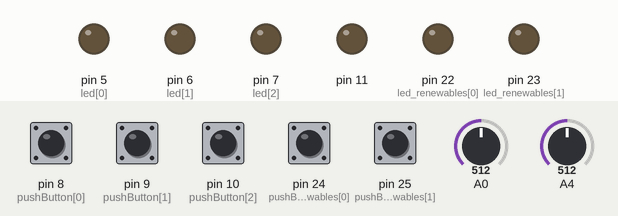
Recording of a sketch running on a simulated Arduino Mega 2560, built with avr-gcc and run on an emulated ATmega2560. Shown: output pins drawn as LEDs (lit = HIGH). Dashed ring = blinking. The test bench sets the inputs (shaded band); at power-on: pin 8 (pushButton[0]), pin 9 (pushButton[1]), pin 10 (pushButton[2]), pin 24 (pushButton_Renewables[0]), pin 25 (pushButton_Renewables[1]) HIGH, A0 = 512, A4 = 512. Pins used as bus, display or sensor lines are not drawn; what the sketch prints to the serial monitor is not drawn.

Above: at 1.2 s.
1.3 s: pin 8 (pushButton[0]) pulled LOW for 0.15 s
At 1.5 s:
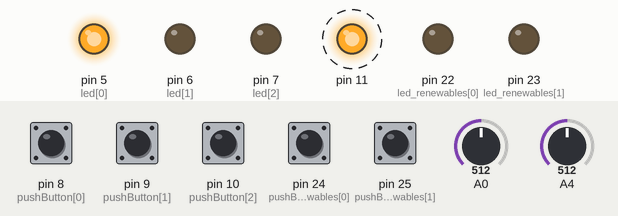
4.3 s: pin 9 (pushButton[1]) pulled LOW for 1 s
At 5.53 s:
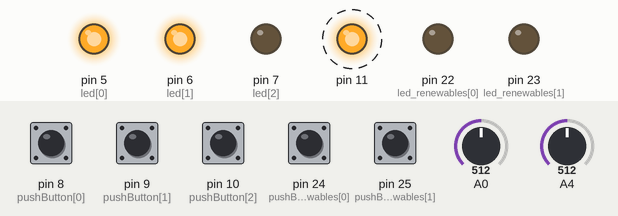
7.3 s: pin 10 (pushButton[2]) pulled LOW for 1 s
At 8.56 s:
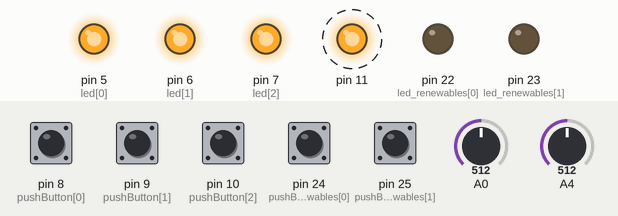
10.3 s: pin 24 (pushButton_Renewables[0]) pulled LOW for 1 s
At 11.57 s:
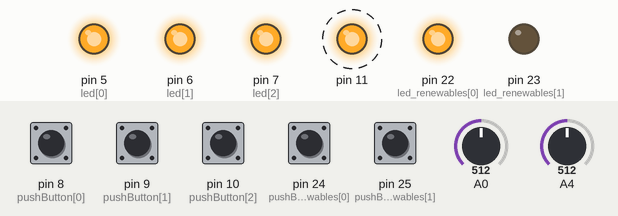
13.3 s: pin 25 (pushButton_Renewables[1]) pulled LOW for 0.15 s
At 13.58 s:
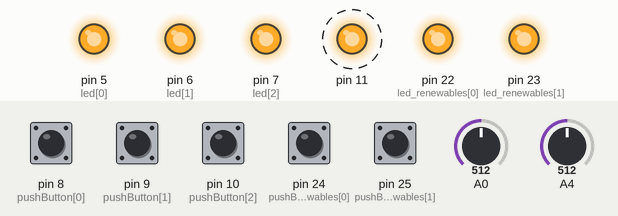
16.3 s: pin 9 (pushButton[1]) pulled LOW for 0.15 s
At 16.58 s:
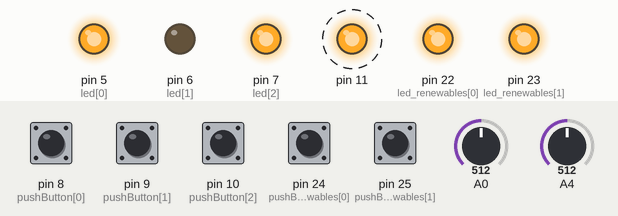
Timing chart, 0 to 20.3 s (numbered marks = the images above; inputs shaded):
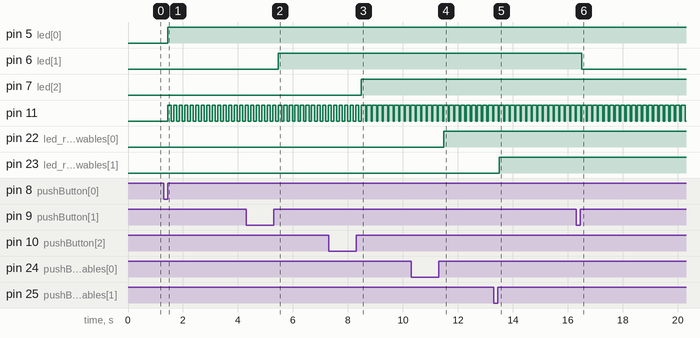

Measured:
- after the input at 1.3 s, pin 5 (led[0]): LOW → HIGH after 0.15 s; pin 11: alternates HIGH for 0.11 s and LOW for 0.09 s, starting after 0.15 s
- after the input at 4.3 s, pin 6 (led[1]): LOW → HIGH after 1.2 s
- after the input at 7.3 s, pin 7 (led[2]): LOW → HIGH after 1.2 s
- after the input at 10.3 s, pin 22 (led_renewables[0]): LOW → HIGH after 1.2 s
- after the input at 13.3 s, pin 23 (led_renewables[1]): LOW → HIGH after 0.20 s
- after the input at 16.3 s, pin 6 (led[1]): HIGH → LOW after 0.21 s

The sketch:

Interactive_Load_Switch_FSM.ino
```cpp
const int pushButton[3]= {8,9,10};
const int pushButton_Renewables[2]= {24,25};
const int led[3] = {5,6,7};
const int led_renewables[2] = {22,23};
const int SSRPin[3] = {2,3,4};
int pushbuttonState[3] = {0,0,0};
int pushbuttonState_renewables[2] = {0,0};
int SSRStatus[3] = {HIGH,HIGH,HIGH};
int PushbuttonStatus[2] = {HIGH,HIGH};
int triggerType = HIGH; // HIGH trigger SSR is being used
int SSRON = HIGH;
int SSROFF = LOW;
int solar_state = 0;
int wind_state = 0;

void setup() {
  Serial.begin(9600);
  for(int i=0;i<3;i++) {
    pinMode(pushButton[i],INPUT_PULLUP); // configures pushbutton
    pinMode(SSRPin[i],OUTPUT); // sets SSR to output
    pinMode(led[i],OUTPUT); // sets LEDs to output
    digitalWrite(SSRPin[i], SSROFF); // sets initial status of the relay as OFF
  }
  for(int i=0;i<2;i++) {
    pinMode(pushButton_Renewables[i],INPUT_PULLUP); // configures pushbutton for renewables
    pinMode(led_renewables[i],OUTPUT); // sets LEDs to output
  }
  pinMode(11, OUTPUT);
}
void loop() {
  float solar_voltage = analogRead(A0)*5*5.0/1023;     //PV panel voltage
  if(solar_voltage > 7) {
    solar_state = 1;
  }
  else{
    solar_state = 0;
  }
  float wind_voltage = (analogRead(A4)*(5/3))/1023;
  if(wind_voltage > 0.5) {
    wind_state = 1;
  }
  else {
    wind_state = 0;
  }
  Serial.println(solar_voltage);
  int state[3] = {0,0,0}; // start at off state for pushbutton for loads
  int state_renewables[2] = {0,0}; // start at off state for pushbutton for renewables
  for(int i=0;i<3;i++) {
    state[i] = digitalRead(pushButton[i]);
    if(state[i] == HIGH && SSRStatus[i] == LOW) {
      pushbuttonState[i] = 1-pushbuttonState[i];
    }
    SSRStatus[i] = state[i];
    if (pushbuttonState[i] == HIGH) {
      //Serial.println ("SSR[i] ON");
      digitalWrite(led[i], HIGH);
      digitalWrite(SSRPin[i], SSRON);
    } else {
      //Serial.println ("SSR[i] OFF");
      digitalWrite(led[i], LOW);
      digitalWrite(SSRPin[i], SSROFF);
      //Serial.println("====");
    }
  }
  for(int i=0;i<2;i++) {
    state_renewables[i] = digitalRead(pushButton_Renewables[i]);
    if(state_renewables[i] == HIGH && PushbuttonStatus[i] == LOW) {
      pushbuttonState_renewables[i] = 1-pushbuttonState_renewables[i];
    }
    PushbuttonStatus[i] = state_renewables[i];
    if (pushbuttonState_renewables[i] == HIGH) {
      //Serial.println ("SSR[i] ON");
      digitalWrite(led_renewables[i], HIGH);
    } else {
      //Serial.println ("SSR[i] OFF");
      digitalWrite(led_renewables[i], LOW);
      //Serial.println("====");
    }
  }
    if((pushbuttonState[0] == HIGH && pushbuttonState[1] == HIGH && pushbuttonState[2] == HIGH && solar_state == HIGH && wind_state == HIGH)||(pushbuttonState[0] == HIGH && pushbuttonState[1] == HIGH && pushbuttonState[2] == LOW && solar_state == HIGH && wind_state == LOW)||(pushbuttonState[0] == HIGH && pushbuttonState[1] == HIGH && pushbuttonState[2] == LOW && solar_state == LOW && wind_state == HIGH))
    {
      digitalWrite(11, HIGH);
      delay(120);
      digitalWrite(11,LOW);
      delay(80);
    }

    if(pushbuttonState[0] == HIGH && pushbuttonState[1] == HIGH && pushbuttonState[2] == HIGH && solar_state == HIGH && wind_state == HIGH) {
      digitalWrite(11, HIGH);
      delay(200);
    }
    else if((pushbuttonState[0] == HIGH && pushbuttonState[1] == HIGH && pushbuttonState[2] == LOW && solar_state == LOW && wind_state == LOW)||(pushbuttonState[0] == HIGH && pushbuttonState[1] == HIGH && pushbuttonState[2] == HIGH && solar_state == HIGH && wind_state == LOW)||(pushbuttonState[0] == HIGH && pushbuttonState[1] == HIGH && pushbuttonState[2] == HIGH && solar_state == LOW && wind_state == HIGH))
    {
      digitalWrite(11, HIGH);
      delay(160);
      digitalWrite(11, LOW);
      delay(40);
    }
    else if(pushbuttonState[0] == HIGH && pushbuttonState[1] == LOW && pushbuttonState[2] == HIGH && solar_state == LOW && wind_state == LOW) {
      digitalWrite(11, HIGH);
      delay(180);
      digitalWrite(11, LOW);
      delay(20);
    }
    else if((pushbuttonState[0] == HIGH && pushbuttonState[1] == LOW && pushbuttonState[2] == HIGH && solar_state == HIGH && wind_state == LOW)||(pushbuttonState[0] == HIGH && pushbuttonState[1] == LOW && pushbuttonState[2] == HIGH && solar_state == LOW && wind_state == HIGH))
    {
      digitalWrite(11, HIGH);
      delay(150);
      digitalWrite(11, LOW);
      delay(50);
    }
    else if((pushbuttonState[0] == HIGH && pushbuttonState[1] == LOW && pushbuttonState[2] == HIGH && solar_state == HIGH && wind_state == HIGH)||(pushbuttonState[0] == HIGH && pushbuttonState[1] == LOW && pushbuttonState[2] == LOW && solar_state == HIGH && wind_state == LOW)||(pushbuttonState[0] == HIGH && pushbuttonState[1] == LOW && pushbuttonState[2] == LOW && solar_state == LOW && wind_state == HIGH))
    {
      digitalWrite(11, HIGH);
      delay(110);
      digitalWrite(11, LOW);
      delay(90);
    }
    else if(pushbuttonState[0] == HIGH && pushbuttonState[1] == HIGH && pushbuttonState[2] == LOW && solar_state == HIGH && wind_state == HIGH) {
      digitalWrite(11, HIGH);
      delay(90);
      digitalWrite(11, LOW);
      delay(110); }
    else if(pushbuttonState[0] == HIGH && pushbuttonState[1] == LOW && pushbuttonState[2] == LOW && solar_state == HIGH && wind_state == HIGH) {
      digitalWrite(11, HIGH);
      delay(140);
      digitalWrite(11, LOW);
      delay(60);
      }
    else if(pushbuttonState[0] == HIGH && pushbuttonState[1] == LOW && pushbuttonState[2] == LOW && solar_state == LOW && wind_state == LOW) {
      digitalWrite(11, HIGH);
      delay(140);
      digitalWrite(11, LOW);
      delay(60);
    }
    else if(pushbuttonState[0] == LOW && pushbuttonState[1] == HIGH && pushbuttonState[2] == HIGH && solar_state == LOW && wind_state == LOW) {
      digitalWrite(11, HIGH);
      delay(60);
      digitalWrite(11, LOW);
      delay(140);
    }
    else if(pushbuttonState[0] == LOW && pushbuttonState[1] == HIGH && pushbuttonState[2] == LOW && solar_state == LOW && wind_state == LOW) {
      digitalWrite(11, HIGH);
      delay(20);
      digitalWrite(11, LOW);
      delay(180);
    }
    else if(pushbuttonState[0] == LOW && pushbuttonState[1] == LOW && pushbuttonState[2] == HIGH && solar_state == LOW && wind_state == LOW) {
      digitalWrite(11, HIGH);
      delay(40);
      digitalWrite(11, LOW);
      delay(160);
    }
    else if(pushbuttonState[0] == LOW && pushbuttonState[1] == LOW && pushbuttonState[2] == LOW && solar_state == LOW && wind_state == LOW) {
      digitalWrite(11, LOW);
    }


}
```
